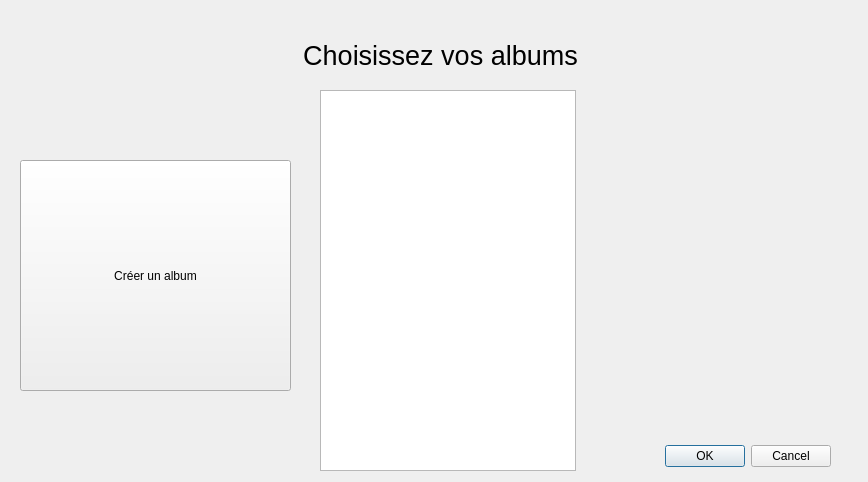
<?xml version="1.0" encoding="UTF-8"?>
<ui version="4.0">
 <class>AlbumDialog</class>
 <widget class="QDialog" name="AlbumDialog">
  <property name="geometry">
   <rect>
    <x>0</x>
    <y>0</y>
    <width>868</width>
    <height>482</height>
   </rect>
  </property>
  <property name="windowTitle">
   <string>Dialog</string>
  </property>
  <widget class="QDialogButtonBox" name="buttonBox">
   <property name="geometry">
    <rect>
     <x>490</x>
     <y>440</y>
     <width>341</width>
     <height>32</height>
    </rect>
   </property>
   <property name="orientation">
    <enum>Qt::Horizontal</enum>
   </property>
   <property name="standardButtons">
    <set>QDialogButtonBox::Cancel|QDialogButtonBox::Ok</set>
   </property>
  </widget>
  <widget class="QLabel" name="label">
   <property name="geometry">
    <rect>
     <x>10</x>
     <y>10</y>
     <width>861</width>
     <height>91</height>
    </rect>
   </property>
   <property name="font">
    <font>
     <pointsize>20</pointsize>
    </font>
   </property>
   <property name="text">
    <string>Choisissez vos albums</string>
   </property>
   <property name="alignment">
    <set>Qt::AlignCenter</set>
   </property>
  </widget>
  <widget class="QPushButton" name="pushButton">
   <property name="geometry">
    <rect>
     <x>20</x>
     <y>160</y>
     <width>271</width>
     <height>231</height>
    </rect>
   </property>
   <property name="text">
    <string>Créer un album</string>
   </property>
  </widget>
  <widget class="QListWidget" name="listWidget">
   <property name="geometry">
    <rect>
     <x>320</x>
     <y>90</y>
     <width>256</width>
     <height>381</height>
    </rect>
   </property>
  </widget>
 </widget>
 <resources/>
 <connections>
  <connection>
   <sender>buttonBox</sender>
   <signal>accepted()</signal>
   <receiver>AlbumDialog</receiver>
   <slot>accept()</slot>
   <hints>
    <hint type="sourcelabel">
     <x>248</x>
     <y>254</y>
    </hint>
    <hint type="destinationlabel">
     <x>157</x>
     <y>274</y>
    </hint>
   </hints>
  </connection>
  <connection>
   <sender>buttonBox</sender>
   <signal>rejected()</signal>
   <receiver>AlbumDialog</receiver>
   <slot>reject()</slot>
   <hints>
    <hint type="sourcelabel">
     <x>316</x>
     <y>260</y>
    </hint>
    <hint type="destinationlabel">
     <x>286</x>
     <y>274</y>
    </hint>
   </hints>
  </connection>
 </connections>
</ui>
